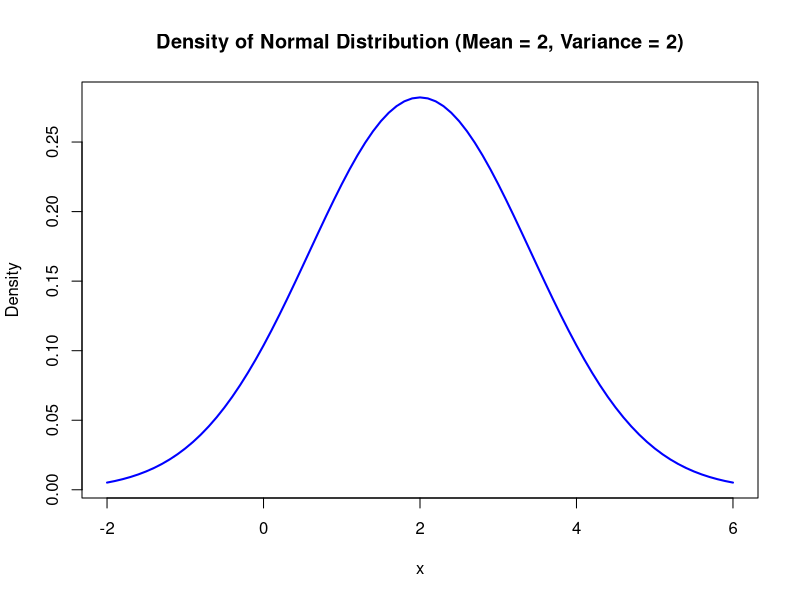

This figure's R source:
# Parameters for the normal distribution
mean_value <- 2
variance_value <- 2
sd_value <- sqrt(variance_value)  # Standard deviation is the square root of the variance

# Function to calculate the density at a specific point
x <- 1.5  # Example point where we want to calculate the density
density_at_x <- dnorm(x, mean = mean_value, sd = sd_value)
print(paste("The density at x =", x, "is", density_at_x))

# Alternatively, you can calculate the density over a range of values
x_values <- seq(-2, 6, by = 0.1)  # Sequence of x values
density_values <- dnorm(x_values, mean = mean_value, sd = sd_value)

# Plotting the density function
plot(x_values, density_values, type = "l", col = "blue", lwd = 2,
     main = "Density of Normal Distribution (Mean = 2, Variance = 2)",
     xlab = "x", ylab = "Density")


# Load necessary library
# If you don't have the package installed, uncomment the next line to install it
# install.packages("ggplot2")

# Set parameters for the non-standardized normal distribution
mu <- 2
sigma <- sqrt(2)

# Function to calculate P(X > -x) for N(mu, sigma)
calc_non_standardized_prob <- function(x) {
  # Calculate the probability for the non-standardized normal distribution
  p_non_standardized <- 1 - pnorm(-x, mean = mu, sd = sigma)
  return(p_non_standardized)
}

# Function to calculate P(Z > -x) for N(0, 1)
calc_standardized_prob <- function(x) {
  # Standardize -x
  z_value <- (-x - mu) / sigma
  # Calculate the probability for the standardized normal distribution
  p_standardized <- 1 - pnorm(z_value)
  return(p_standardized)
}

# Values of x to test
x_values <- c(1, 2, 3, 4, 5)

# Print results
cat("x\tP(X > -x)\tP(Z > -x)\n")
for (x in x_values) {
  p_non_standardized <- calc_non_standardized_prob(x)
  p_standardized <- calc_standardized_prob(x)
  
  cat(x, "\t", round(p_non_standardized, 4), "\t", round(p_standardized, 4), "\n")
}
# Set parameters for the non-standardized normal distribution
mu <- 2
sigma <- sqrt(2)
                                
# say we have 1. 
# Function to calculate P(X > -x) for N(mu, sigma)
calc_non_standardized_prob <- function(x) {
  # Calculate the probability for the non-standardized normal distribution
    p_non_standardized <-pnorm(-x, mean = mu, sd = sigma, lower.tail = FALSE)
  return(p_non_standardized)
}

# Function to calculate P(Z > -(-x)) for N(0, 1)
# Function to calculate P(Z > -x) for N(0, 1)
calc_standardized_prob <- function(x) {
  # Calculate the standardized argument for the CDF
  z_value <- (x +mu) / sigma  # Corrected standardized value
  # Calculate the probability for the standardized normal distribution
  p_standardized <- pnorm(z_value)  # P(Z > z_value)
  return(p_standardized)
}

# Values of x to test
x_values <- c(1, 2, 3, 4, 5)

# Print results
cat("x\tP(X > -x)\tP(Z > -(-x))\n")
for (x in x_values) {
  p_non_standardized <- calc_non_standardized_prob(x)
  p_standardized <- calc_standardized_prob(x)
  
  cat(x, "\t", round(p_non_standardized, 4), "\t", round(p_standardized, 4), "\n")
}
p_non_standardized <- calc_non_standardized_prob(1)
p_non_standardized



